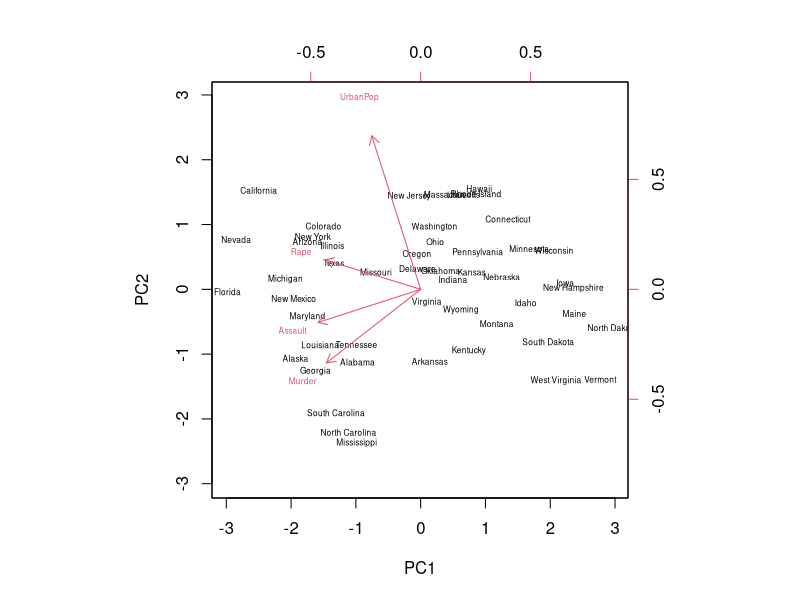
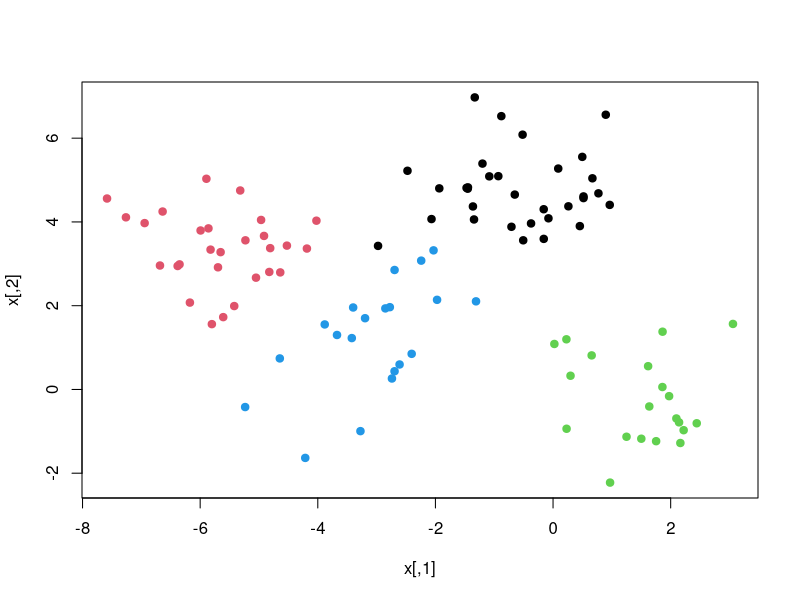
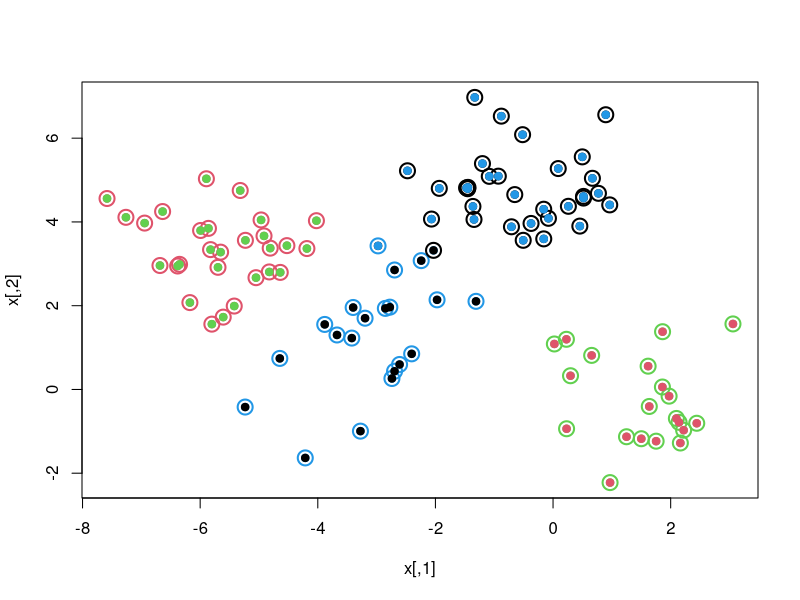
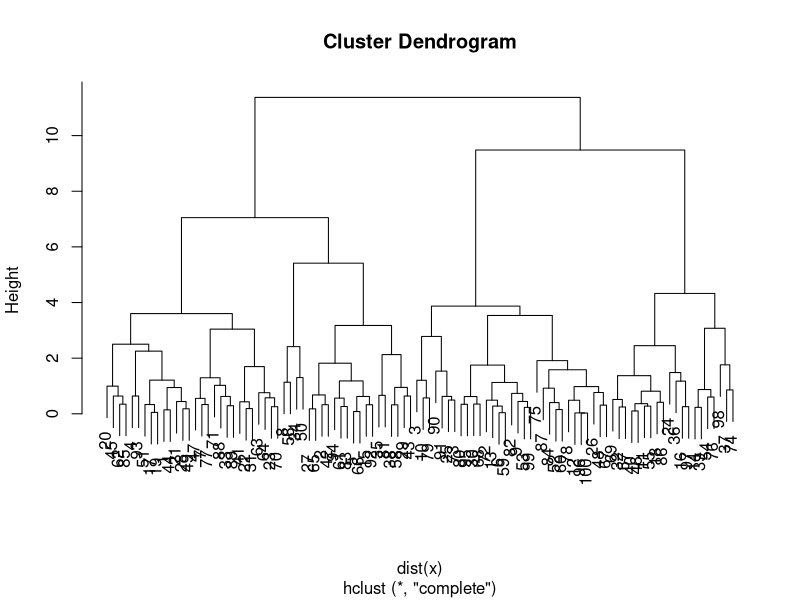
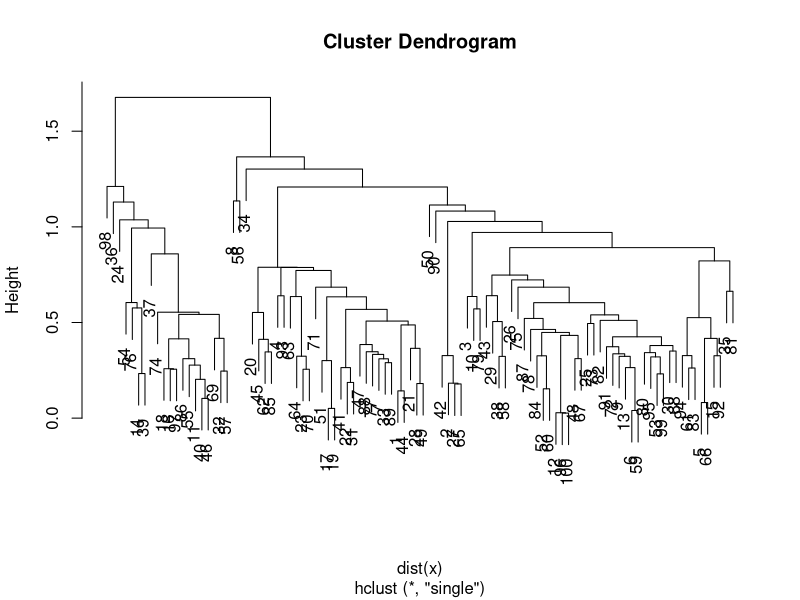
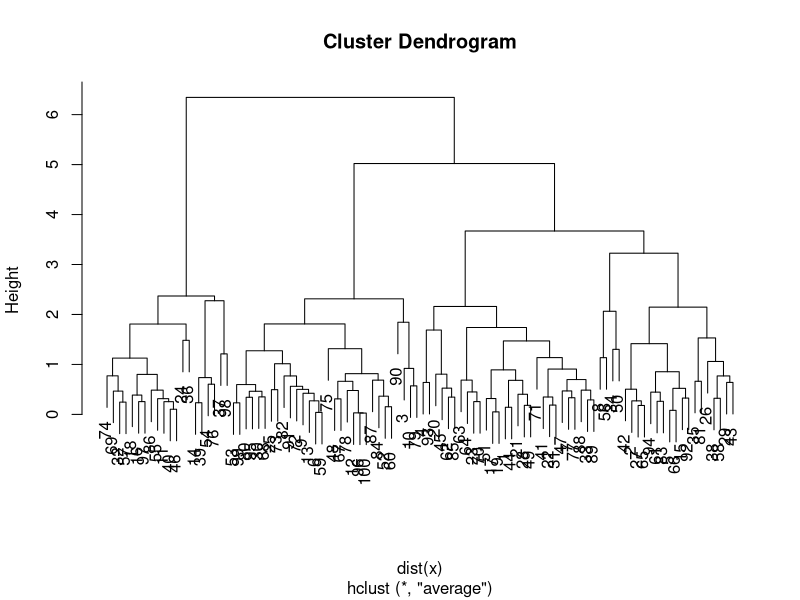
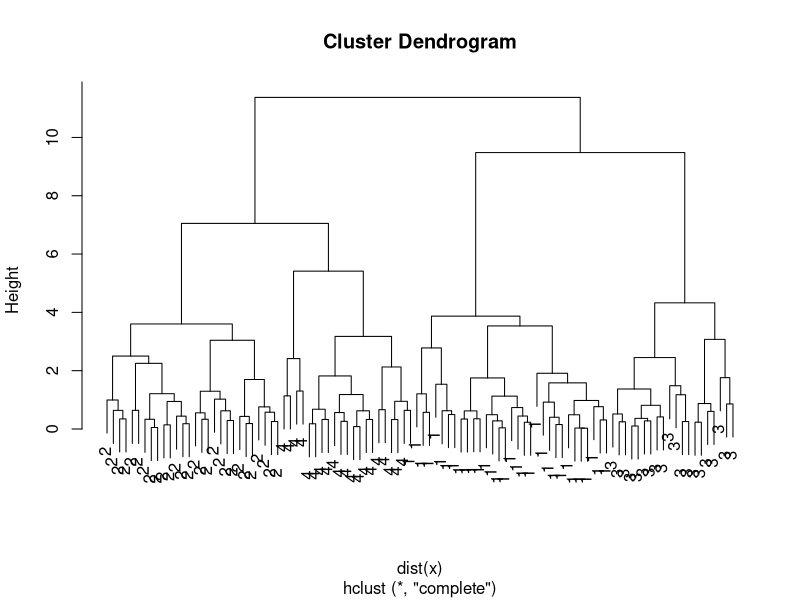

Write R code to recreate these figures, in order.
## ---- chunk 1
dimnames(USArrests)
apply(USArrests,2,mean)
apply(USArrests,2, var)
## ---- chunk 2
pca.out=prcomp(USArrests, scale=TRUE)
pca.out
names(pca.out)
biplot(pca.out, scale=0,cex=0.5)
## ---- chunk 3
set.seed(101)
x=matrix(rnorm(100*2),100,2)
xmean=matrix(rnorm(8,sd=4),4,2)
which=sample(1:4,100,replace=TRUE)
x=x+xmean[which,]
plot(x,col=which,pch=19)
## ---- chunk 4
km.out=kmeans(x,4,nstart=15)
km.out
plot(x,col=km.out$cluster,cex=2,pch=1,lwd=2)
points(x,col=which,pch=19)
points(x,col=c(4,3,2,1)[which],pch=19)
## ---- chunk 5
hc.complete=hclust(dist(x),method="complete")
plot(hc.complete)
hc.single=hclust(dist(x),method="single")
plot(hc.single)
hc.average=hclust(dist(x),method="average")
plot(hc.average)

## ---- chunk 6
hc.cut=cutree(hc.complete,4)
table(hc.cut,which)
table(hc.cut,km.out$cluster)
## ---- chunk 7
plot(hc.complete,labels=which)

summary(cars)
head(mtcars,n=8)
mtcars[8,]
